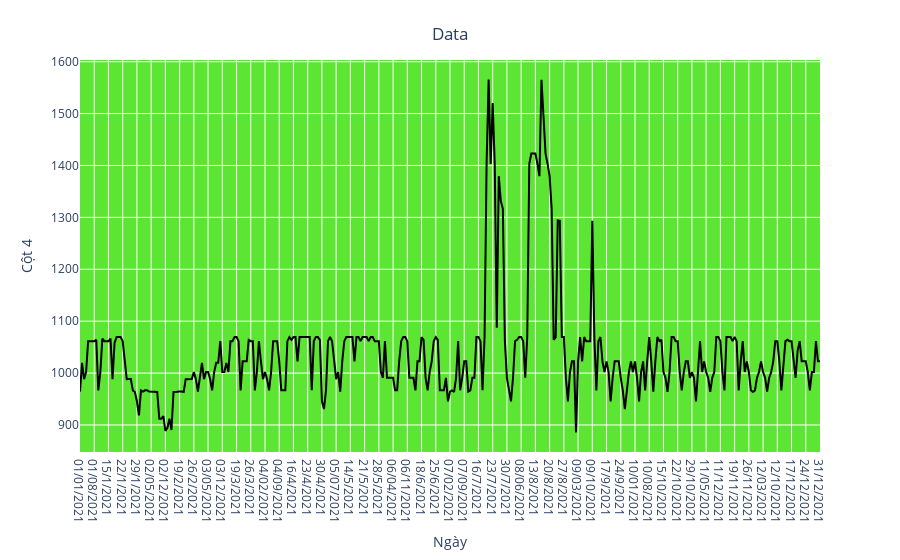

Notebook source saved alongside this figure:
### Code cell
fig = px.line(y=df['4'], x=df['Ngày'])
fig.update_traces(line_color='black') 
fig.update_layout(xaxis_title="Ngày", 
                  yaxis_title="Cột 4",
                  title={'text': "Data", 'y':0.95, 'x':0.5, 'xanchor':'center', 'yanchor':'top'},
                  plot_bgcolor='rgba(53,223,0,0.8)')

### Figure 1 — Plotly figure (JSON) as saved in the notebook; plotly's stock layout.template omitted (floating-point values rounded to 4 significant figures; data arrays with more than 128 entries replaced by an {"elided": "..."} marker saying what was removed)
{"data": [{"hovertemplate": "x=%{x}<br>y=%{y}<extra></extra>", "legendgroup": "", "line": {"color": "black", "dash": "solid"}, "marker": {"symbol": "circle"}, "mode": "lines", "name": "", "orientation": "v", "showlegend": false, "type": "scatter", "x": {"elided": "365 str values"}, "xaxis": "x", "y": {"elided": "365 float values"}, "yaxis": "y"}], "layout": {"legend": {"tracegroupgap": 0}, "margin": {"t": 60}, "plot_bgcolor": "rgba(53,223,0,0.8)", "title": {"text": "Data", "x": 0.5, "xanchor": "center", "y": 0.95, "yanchor": "top"}, "xaxis": {"anchor": "y", "domain": [0, 1], "title": {"text": "Ngày"}}, "yaxis": {"anchor": "x", "domain": [0, 1], "title": {"text": "Cột 4"}}}}
